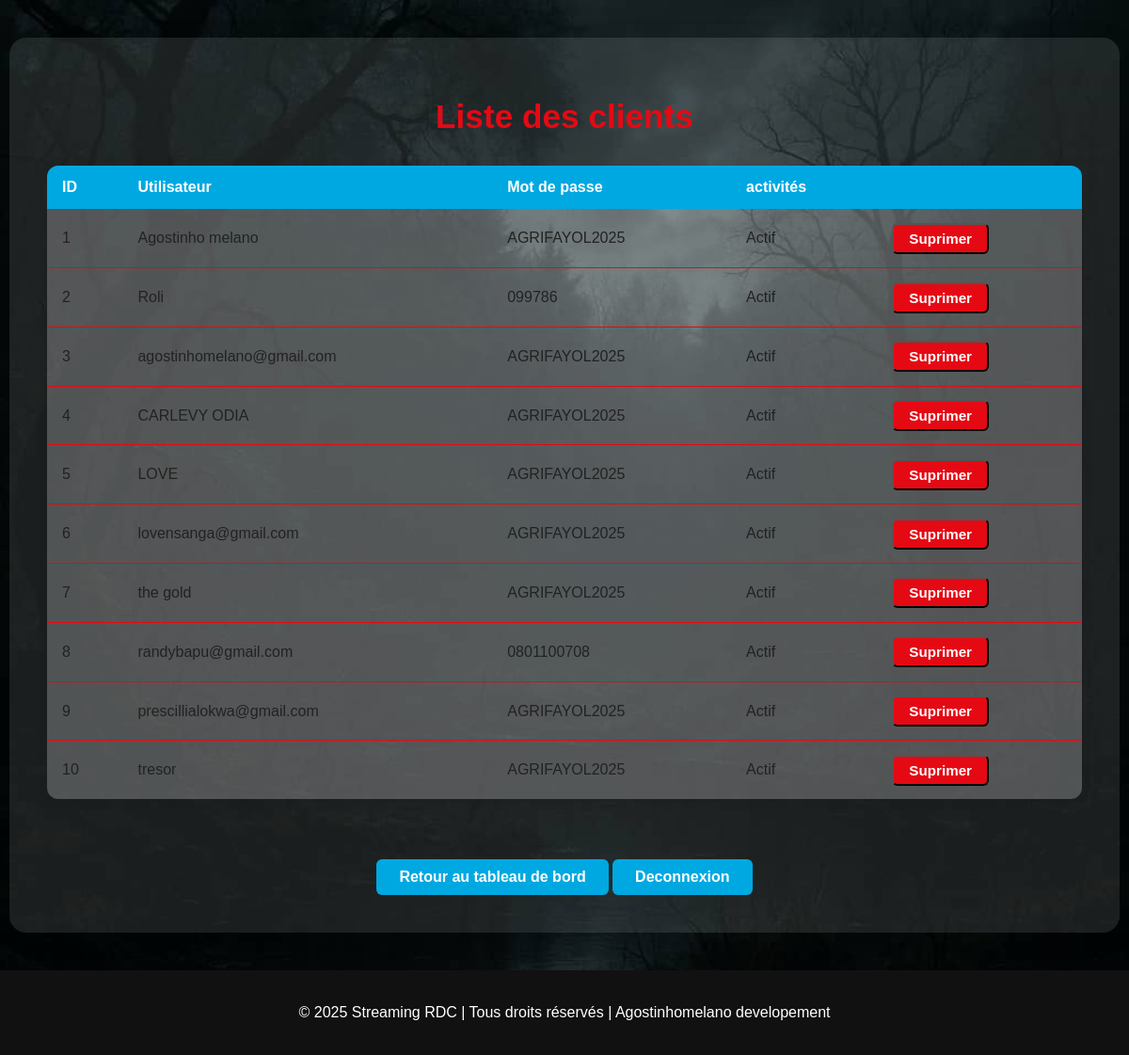
The page /admin/utilisateurs on the database its author committed.
### app.py (models this page shows, shortened)
class Utilisateurs(db.Model):
    id = db.Column(db.Integer, primary_key=True)
    nom = db.Column(db.String(30), nullable=False)
    mdp = db.Column(db.String(200), nullable=False)

### app.py (the view)
@app.route("/admin/utilisateurs")
def list_users():
    users = Utilisateurs.query.all()
    return render_template("admin/list_users.html", users=users)

### templates/admin/list_users.html (shortened to what this page needs)
<!DOCTYPE html>
<html lang="fr">
<head>
  <link rel="stylesheet" href="{{ url_for('static', filename='css/admin.css') }}">
</head>
<body>
  <div class="admin-container">
    <h1>Liste des clients</h1>
    <table class="admin-table">
      <thead>
        <tr>
          <th>ID</th>
          <th>Utilisateur</th>
          <th>Mot de passe</th>
          <th>activités</th>
          <th></th>
        </tr>
      </thead>
      <tbody>
        {% for user in users %}
        <tr>
          <td data-label="ID">{{ user.id }}</td>
          <td data-label="Utilisateur">{{ user.nom }}</td>
          <td data-label="Mot de passe">{{ user.mdp }}</td>
          <td data-label="activités">Actif</td>
          <td>
            <form action="{{url_for('supprimer_utilisateur',id=user.id)}}" method="post" class="delete-form">
                <button type="submit" class="btn-admin">Suprimer</button>
            </form>
          </td>
        </tr>
        {% endfor %}
      </tbody>
    </table>
    <a href="{{ url_for('accueil_admin') }}" class="btn-retour">Retour au tableau de bord</a>
    <a href="{{url_for('deconnexion_admin')}}" class="btn-retour">Deconnexion</a>
  </div>
  <footer>
    <p>© 2025 Streaming RDC | Tous droits réservés | Agostinhomelano developement</p>
  </footer>
</body>
</html>

### static/css/admin.css (style rules this page uses)
body { background: url("../image/backgroud.jpg") no-repeat center center/cover; min-height: 100vh; font-family: Arial, sans-serif; margin: 0; }
.admin-container { max-width: 1100px; margin: 40px auto; background: rgba(255,255,255,0.10); border-radius: 18px; padding: 2.5rem; box-shadow: 0 4px 24px rgba(0,0,0,0.15); color: #0a0a0a; text-align: center; }
.admin-container h1 { margin-bottom: 2rem; color: #e50914; font-size: 2.2rem; }
.btn-admin { display: inline-block; padding: 8px 18px; background: #e50914; color: #fff; border-radius: 6px; text-decoration: none; font-weight: bold; transition: background 0.3s; }
.btn-retour { display: inline-block; margin-top: 2rem; padding: 10px 24px; background: #00A8E1; color: #fff; border-radius: 6px; text-decoration: none; font-weight: bold; transition: background 0.3s; }
footer { background: #111; text-align: center; padding: 20px 0; font-size: 1rem; color: #fff; margin-top: 40px; width: 100%; }

### templates/admin/list_users.html (style rules this page uses)
.admin-table { width: 100%; border-collapse: collapse; margin: 2rem 0; background: rgba(255,255,255,0.15); border-radius: 12px; overflow: hidden; box-shadow: 0 2px 12px rgba(0,0,0,0.08); }
.admin-table th, .admin-table td { padding: 0.9rem 1rem; text-align: left; }
.admin-table th { background: #00A8E1; color: #fff; font-weight: bold; font-size: 1rem; }
.admin-table tr { border-bottom: 1px solid #e50914; }
.admin-table tr:last-child { border-bottom: none; }
.admin-table td { background: rgba(255,255,255,0.10); color: #222; }
.btn-admin { display: inline-block; padding: 6px 16px; background: #e50914; color: #fff; border-radius: 6px; text-decoration: none; font-weight: bold; transition: background 0.3s; font-size: 0.95rem; }

### rows shown on the page
Utilisateurs: id "1", nom "Agostinho melano", mdp "AGRIFAYOL2025"
Utilisateurs: id "2", nom "Roli", mdp "099786"
Utilisateurs: id "3", nom "agostinhomelano@gmail.com", mdp "AGRIFAYOL2025"
Utilisateurs: id "4", nom "CARLEVY ODIA", mdp "AGRIFAYOL2025"
Utilisateurs: id "5", nom "LOVE", mdp "AGRIFAYOL2025"
Utilisateurs: id "6", nom "lovensanga@gmail.com", mdp "AGRIFAYOL2025"
Utilisateurs: id "7", nom "the gold", mdp "AGRIFAYOL2025"
Utilisateurs: id "8", nom "randybapu@gmail.com", mdp "0801100708"
Utilisateurs: id "9", nom "prescillialokwa@gmail.com", mdp "AGRIFAYOL2025"
Utilisateurs: id "10", nom "tresor", mdp "AGRIFAYOL2025"
